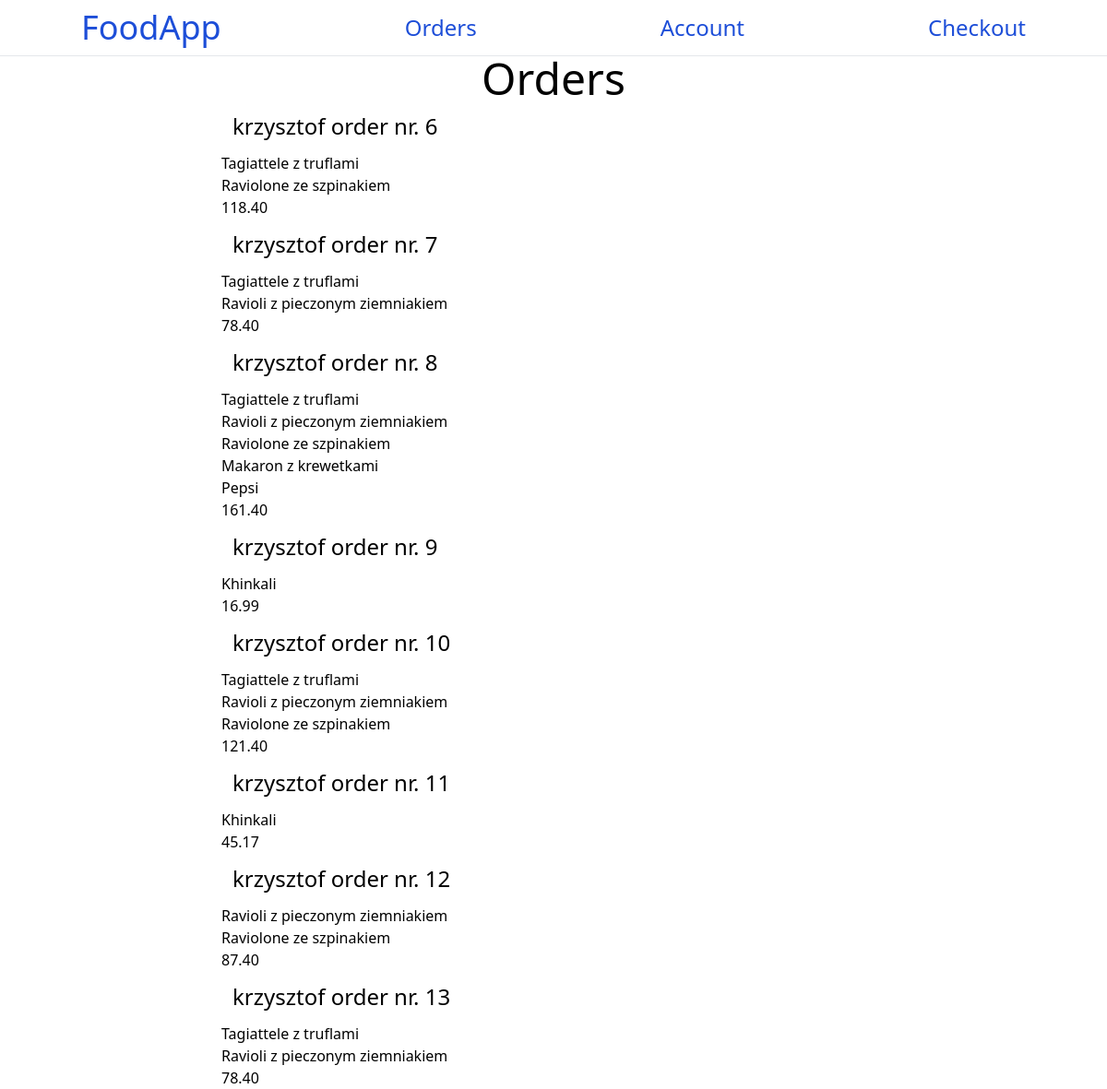
Screenshot of /orders/ (signed in) with the database file from the repository.
### base/models.py (models this page shows, shortened)
class Order(models.Model):
    user = models.ForeignKey(User,on_delete=models.SET_NULL,null=True)
    combined_price = models.DecimalField(max_digits=10,decimal_places=2,null=True,blank=True)
    delivery_price = models.DecimalField(max_digits=10,decimal_places=2,null=True,blank=True)
    completed = models.BooleanField(null=True)
    def __str__(self):
        return f'{self.user} order nr. {self.id} '

class OrderItem(models.Model):
    items = models.ForeignKey(Item,on_delete=models.SET_NULL,null=True)
    order = models.ForeignKey(Order,on_delete=models.SET_NULL,null=True)
    quanity = models.DecimalField(max_digits=2,decimal_places=0)
    def __str__(self):
        return f"{self.items.name}"

class Item(models.Model):
    place = models.ForeignKey(Restaurant, on_delete=models.SET_NULL, null=True)
    name = models.CharField(max_length=50)
    price = models.DecimalField(max_digits=10,decimal_places=2)
    image = models.ImageField(null=True,blank=True)
    type = models.CharField(
        max_length=32,
        choices=TYPES_OF_ITEMS,
        default='food',
    )

### base/views.py (the view)
# urls.py: path('orders/',views.orders,name='orders'),
@login_required(login_url="login")
def orders(request):
    orders = Order.objects.filter(completed=True)
    order_items = OrderItem.objects.filter(order__completed=True)
    print(order_items)
    context = {
        'orders':orders,
        'order_items':order_items
    }
    return render(request,'base/orders.html',context=context)

### base/templates/base/orders.html
{% extends 'main.html' %}
{% block content %}
<div class="text-5xl text-center">Orders</div>
<div class="grid grid-cols-5">
    <div class="col-span-1"></div>
    <div class="col-span-3">
        {% for order in orders %}
            <h1 class="text-2xl p-3">{{ order }}</h1>
            {% for item in order_items %}
                {% if item.order == order %}
                    <h1>{{ item }}</h1>
                {% endif %}
            {% endfor %}
            <h1>{{ order.combined_price }}</h1>
        {% endfor %}
    </div>
    <div class="col-span-1"></div>
</div>
{% endblock content %}

### rows the page displays
Order: user+id "krzysztof order nr. 6", combined_price "118.40"
OrderItem: items.name "Tagiattele z truflami"
OrderItem: items.name "Raviolone ze szpinakiem"
Order: user+id "krzysztof order nr. 7", combined_price "78.40"
OrderItem: items.name "Tagiattele z truflami"
OrderItem: items.name "Ravioli z pieczonym ziemniakiem"
Order: user+id "krzysztof order nr. 8", combined_price "161.40"
OrderItem: items.name "Tagiattele z truflami"
OrderItem: items.name "Ravioli z pieczonym ziemniakiem"
OrderItem: items.name "Raviolone ze szpinakiem"
OrderItem: items.name "Makaron z krewetkami"
OrderItem: items.name "Pepsi"
Order: user+id "krzysztof order nr. 9", combined_price "16.99"
OrderItem: items.name "Khinkali"
Order: user+id "krzysztof order nr. 10", combined_price "121.40"
OrderItem: items.name "Tagiattele z truflami"
OrderItem: items.name "Ravioli z pieczonym ziemniakiem"
OrderItem: items.name "Raviolone ze szpinakiem"
Order: user+id "krzysztof order nr. 11", combined_price "45.17"
OrderItem: items.name "Khinkali"
Order: user+id "krzysztof order nr. 12", combined_price "87.40"
OrderItem: items.name "Ravioli z pieczonym ziemniakiem"
OrderItem: items.name "Raviolone ze szpinakiem"
Order: user+id "krzysztof order nr. 13", combined_price "78.40"
OrderItem: items.name "Tagiattele z truflami"
OrderItem: items.name "Ravioli z pieczonym ziemniakiem"
